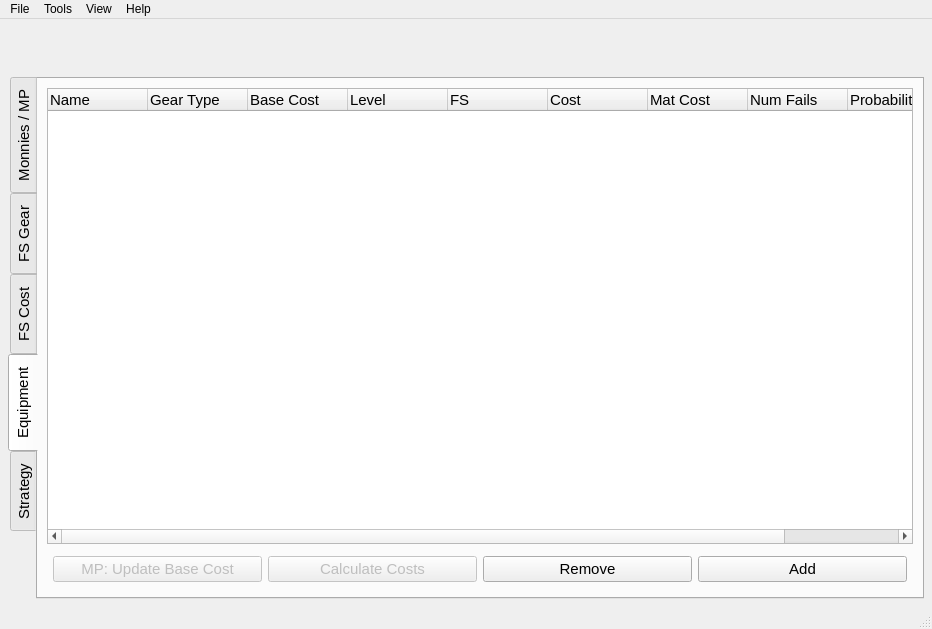
<?xml version="1.0" encoding="UTF-8"?>
<ui version="4.0">
 <class>MainWindow</class>
 <widget class="QMainWindow" name="MainWindow">
  <property name="geometry">
   <rect>
    <x>0</x>
    <y>0</y>
    <width>932</width>
    <height>629</height>
   </rect>
  </property>
  <property name="acceptDrops">
   <bool>true</bool>
  </property>
  <property name="windowTitle">
   <string>Enhancement Optimizer</string>
  </property>
  <widget class="QWidget" name="centralwidget">
   <layout class="QVBoxLayout" name="verticalLayout">
    <property name="leftMargin">
     <number>8</number>
    </property>
    <property name="topMargin">
     <number>8</number>
    </property>
    <property name="rightMargin">
     <number>8</number>
    </property>
    <property name="bottomMargin">
     <number>8</number>
    </property>
    <item>
     <widget class="QLabel" name="label">
      <property name="font">
       <font>
        <family>OCR A Extended</family>
        <pointsize>24</pointsize>
        <weight>75</weight>
        <bold>true</bold>
       </font>
      </property>
      <property name="text">
       <string/>
      </property>
      <property name="pixmap">
       <pixmap>../../../../.designer/backup/title.png</pixmap>
      </property>
      <property name="alignment">
       <set>Qt::AlignCenter</set>
      </property>
     </widget>
    </item>
    <item>
     <widget class="QTabWidget" name="tabWidget">
      <property name="font">
       <font>
        <pointsize>11</pointsize>
       </font>
      </property>
      <property name="tabPosition">
       <enum>QTabWidget::West</enum>
      </property>
      <property name="tabShape">
       <enum>QTabWidget::Rounded</enum>
      </property>
      <property name="currentIndex">
       <number>3</number>
      </property>
      <property name="iconSize">
       <size>
        <width>32</width>
        <height>32</height>
       </size>
      </property>
      <property name="elideMode">
       <enum>Qt::ElideNone</enum>
      </property>
      <widget class="QWidget" name="tab_mp">
       <attribute name="title">
        <string>Monnies / MP</string>
       </attribute>
       <layout class="QVBoxLayout" name="verticalLayout_5">
        <item>
         <widget class="QScrollArea" name="scrollArea">
          <property name="widgetResizable">
           <bool>true</bool>
          </property>
          <widget class="QWidget" name="scrollAreaWidgetContents">
           <property name="geometry">
            <rect>
             <x>0</x>
             <y>0</y>
             <width>471</width>
             <height>558</height>
            </rect>
           </property>
           <layout class="QVBoxLayout" name="verticalLayout_8">
            <item>
             <widget class="QWidget" name="widget_4" native="true">
              <property name="sizePolicy">
               <sizepolicy hsizetype="Preferred" vsizetype="Expanding">
                <horstretch>0</horstretch>
                <verstretch>0</verstretch>
               </sizepolicy>
              </property>
              <layout class="QGridLayout" name="gridLayout">
               <property name="leftMargin">
                <number>8</number>
               </property>
               <property name="topMargin">
                <number>8</number>
               </property>
               <property name="rightMargin">
                <number>8</number>
               </property>
               <property name="bottomMargin">
                <number>8</number>
               </property>
               <item row="10" column="2">
                <widget class="QDoubleSpinBox" name="spinMarketTax">
                 <property name="decimals">
                  <number>4</number>
                 </property>
                 <property name="maximum">
                  <double>1.000000000000000</double>
                 </property>
                 <property name="singleStep">
                  <double>0.100000000000000</double>
                 </property>
                 <property name="value">
                  <double>0.650000000000000</double>
                 </property>
                </widget>
               </item>
               <item row="7" column="1">
                <widget class="QLabel" name="lblCronStone">
                 <property name="text">
                  <string>Cron Stone</string>
                 </property>
                </widget>
               </item>
               <item row="6" column="1">
                <widget class="QLabel" name="lblMemoryFragment">
                 <property name="text">
                  <string>Memory Fragment</string>
                 </property>
                </widget>
               </item>
               <item row="12" column="1">
                <widget class="QCheckBox" name="chkValuePack">
                 <property name="text">
                  <string>Value Pack Active?</string>
                 </property>
                </widget>
               </item>
               <item row="7" column="0">
                <widget class="QLabel" name="lblCronStonePic">
                 <property name="minimumSize">
                  <size>
                   <width>32</width>
                   <height>32</height>
                  </size>
                 </property>
                 <property name="maximumSize">
                  <size>
                   <width>32</width>
                   <height>32</height>
                  </size>
                 </property>
                 <property name="text">
                  <string/>
                 </property>
                </widget>
               </item>
               <item row="8" column="2">
                <widget class="QSpinBox" name="spin_Cost_Cleanse">
                 <property name="showGroupSeparator" stdset="0">
                  <bool>true</bool>
                 </property>
                 <property name="maximum">
                  <number>999999999</number>
                 </property>
                </widget>
               </item>
               <item row="2" column="1">
                <widget class="QLabel" name="lblConcBlackStoneWeapon">
                 <property name="text">
                  <string>Concentrated Magical Blackstone (Weapon)</string>
                 </property>
                </widget>
               </item>
               <item row="10" column="0">
                <widget class="QLabel" name="lblMarketTaxPic">
                 <property name="minimumSize">
                  <size>
                   <width>32</width>
                   <height>32</height>
                  </size>
                 </property>
                 <property name="maximumSize">
                  <size>
                   <width>32</width>
                   <height>32</height>
                  </size>
                 </property>
                 <property name="text">
                  <string/>
                 </property>
                </widget>
               </item>
               <item row="12" column="2">
                <widget class="QDoubleSpinBox" name="spinValuePack">
                 <property name="maximum">
                  <double>1.000000000000000</double>
                 </property>
                 <property name="singleStep">
                  <double>0.010000000000000</double>
                 </property>
                 <property name="value">
                  <double>0.300000000000000</double>
                 </property>
                </widget>
               </item>
               <item row="13" column="2">
                <widget class="QDoubleSpinBox" name="spinMerchantsRing">
                 <property name="maximum">
                  <double>1.000000000000000</double>
                 </property>
                 <property name="singleStep">
                  <double>0.010000000000000</double>
                 </property>
                 <property name="value">
                  <double>0.050000000000000</double>
                 </property>
                </widget>
               </item>
               <item row="3" column="1">
                <widget class="QLabel" name="lblConcBlackStoneArmor">
                 <property name="text">
                  <string>Concentrated Magical Blackstone (Armor)</string>
                 </property>
                </widget>
               </item>
               <item row="8" column="0">
                <widget class="QLabel" name="lblGearCleansePic">
                 <property name="minimumSize">
                  <size>
                   <width>32</width>
                   <height>32</height>
                  </size>
                 </property>
                 <property name="maximumSize">
                  <size>
                   <width>32</width>
                   <height>32</height>
                  </size>
                 </property>
                 <property name="text">
                  <string/>
                 </property>
                </widget>
               </item>
               <item row="1" column="2">
                <widget class="QSpinBox" name="spin_Cost_BlackStone_Armor">
                 <property name="showGroupSeparator" stdset="0">
                  <bool>true</bool>
                 </property>
                 <property name="maximum">
                  <number>999999999</number>
                 </property>
                </widget>
               </item>
               <item row="10" column="1">
                <widget class="QLabel" name="lblMarketTax">
                 <property name="text">
                  <string>Market Tax</string>
                 </property>
                </widget>
               </item>
               <item row="12" column="0">
                <widget class="QLabel" name="chkValuePackPic">
                 <property name="minimumSize">
                  <size>
                   <width>32</width>
                   <height>32</height>
                  </size>
                 </property>
                 <property name="maximumSize">
                  <size>
                   <width>32</width>
                   <height>32</height>
                  </size>
                 </property>
                 <property name="text">
                  <string/>
                 </property>
                </widget>
               </item>
               <item row="13" column="1">
                <widget class="QCheckBox" name="chkMerchantsRing">
                 <property name="text">
                  <string>Rich Merchant's Ring?</string>
                 </property>
                </widget>
               </item>
               <item row="13" column="0">
                <widget class="QLabel" name="chkMerchantsRingPic">
                 <property name="minimumSize">
                  <size>
                   <width>32</width>
                   <height>32</height>
                  </size>
                 </property>
                 <property name="maximumSize">
                  <size>
                   <width>32</width>
                   <height>32</height>
                  </size>
                 </property>
                 <property name="text">
                  <string/>
                 </property>
                </widget>
               </item>
               <item row="0" column="2">
                <widget class="QSpinBox" name="spin_Cost_BlackStone_Weapon">
                 <property name="showGroupSeparator" stdset="0">
                  <bool>true</bool>
                 </property>
                 <property name="maximum">
                  <number>999999999</number>
                 </property>
                </widget>
               </item>
               <item row="6" column="2">
                <widget class="QSpinBox" name="spin_Cost_MemFrag">
                 <property name="showGroupSeparator" stdset="0">
                  <bool>true</bool>
                 </property>
                 <property name="maximum">
                  <number>999999999</number>
                 </property>
                </widget>
               </item>
               <item row="2" column="2">
                <widget class="QSpinBox" name="spin_Cost_Conc_Weapon">
                 <property name="showGroupSeparator" stdset="0">
                  <bool>true</bool>
                 </property>
                 <property name="maximum">
                  <number>999999999</number>
                 </property>
                </widget>
               </item>
               <item row="9" column="1">
                <widget class="QLabel" name="lblDragonScale">
                 <property name="text">
                  <string>Dragon Scale Cost</string>
                 </property>
                </widget>
               </item>
               <item row="9" column="2">
                <widget class="QSpinBox" name="spin_Cost_Dragon_Scale">
                 <property name="showGroupSeparator" stdset="0">
                  <bool>true</bool>
                 </property>
                 <property name="maximum">
                  <number>999999999</number>
                 </property>
                </widget>
               </item>
               <item row="3" column="2">
                <widget class="QSpinBox" name="spin_Cost_ConcArmor">
                 <property name="showGroupSeparator" stdset="0">
                  <bool>true</bool>
                 </property>
                 <property name="maximum">
                  <number>999999999</number>
                 </property>
                </widget>
               </item>
               <item row="1" column="0">
                <widget class="QLabel" name="lblBlackStoneArmorPic">
                 <property name="minimumSize">
                  <size>
                   <width>32</width>
                   <height>32</height>
                  </size>
                 </property>
                 <property name="maximumSize">
                  <size>
                   <width>32</width>
                   <height>32</height>
                  </size>
                 </property>
                 <property name="text">
                  <string/>
                 </property>
                </widget>
               </item>
               <item row="7" column="2">
                <widget class="QSpinBox" name="spin_Cost_Cron">
                 <property name="showGroupSeparator" stdset="0">
                  <bool>true</bool>
                 </property>
                 <property name="maximum">
                  <number>999999999</number>
                 </property>
                </widget>
               </item>
               <item row="0" column="1">
                <widget class="QLabel" name="lblBlackStoneWeapon">
                 <property name="text">
                  <string>Black Stone (Weapon)</string>
                 </property>
                </widget>
               </item>
               <item row="1" column="1">
                <widget class="QLabel" name="lblBlackStoneArmor">
                 <property name="text">
                  <string>Black Stone (Armor)</string>
                 </property>
                </widget>
               </item>
               <item row="14" column="2">
                <spacer name="verticalSpacer">
                 <property name="orientation">
                  <enum>Qt::Vertical</enum>
                 </property>
                 <property name="sizeHint" stdset="0">
                  <size>
                   <width>20</width>
                   <height>40</height>
                  </size>
                 </property>
                </spacer>
               </item>
               <item row="2" column="0">
                <widget class="QLabel" name="lblConcBlackStoneWeaponPic">
                 <property name="minimumSize">
                  <size>
                   <width>32</width>
                   <height>32</height>
                  </size>
                 </property>
                 <property name="maximumSize">
                  <size>
                   <width>32</width>
                   <height>32</height>
                  </size>
                 </property>
                 <property name="text">
                  <string/>
                 </property>
                </widget>
               </item>
               <item row="11" column="1">
                <widget class="QLabel" name="lblQuestFSInc">
                 <property name="text">
                  <string>Quest FS Increase</string>
                 </property>
                </widget>
               </item>
               <item row="11" column="2">
                <widget class="QSpinBox" name="spinQuestFSInc">
                 <property name="maximum">
                  <number>3</number>
                 </property>
                </widget>
               </item>
               <item row="11" column="0">
                <widget class="QLabel" name="lblQuestFSIncPic">
                 <property name="text">
                  <string/>
                 </property>
                </widget>
               </item>
               <item row="9" column="0">
                <widget class="QLabel" name="lblDragonScalePic">
                 <property name="minimumSize">
                  <size>
                   <width>32</width>
                   <height>32</height>
                  </size>
                 </property>
                 <property name="maximumSize">
                  <size>
                   <width>32</width>
                   <height>32</height>
                  </size>
                 </property>
                 <property name="text">
                  <string/>
                 </property>
                </widget>
               </item>
               <item row="6" column="0">
                <widget class="QLabel" name="lblMemoryFragmentPic">
                 <property name="minimumSize">
                  <size>
                   <width>32</width>
                   <height>32</height>
                  </size>
                 </property>
                 <property name="maximumSize">
                  <size>
                   <width>32</width>
                   <height>32</height>
                  </size>
                 </property>
                 <property name="text">
                  <string/>
                 </property>
                </widget>
               </item>
               <item row="0" column="0">
                <widget class="QLabel" name="lblBlackStoneWeaponPic">
                 <property name="minimumSize">
                  <size>
                   <width>32</width>
                   <height>32</height>
                  </size>
                 </property>
                 <property name="maximumSize">
                  <size>
                   <width>32</width>
                   <height>32</height>
                  </size>
                 </property>
                 <property name="text">
                  <string/>
                 </property>
                </widget>
               </item>
               <item row="8" column="1">
                <widget class="QLabel" name="lblGearCleanse">
                 <property name="text">
                  <string>Gear Cleanse Cost</string>
                 </property>
                </widget>
               </item>
               <item row="3" column="0">
                <widget class="QLabel" name="lblConcBlackStoneArmorPic">
                 <property name="minimumSize">
                  <size>
                   <width>32</width>
                   <height>32</height>
                  </size>
                 </property>
                 <property name="maximumSize">
                  <size>
                   <width>32</width>
                   <height>32</height>
                  </size>
                 </property>
                 <property name="text">
                  <string/>
                 </property>
                </widget>
               </item>
               <item row="4" column="1">
                <widget class="QLabel" name="lblHard">
                 <property name="text">
                  <string>Hard Black Crystal Shard</string>
                 </property>
                </widget>
               </item>
               <item row="5" column="1">
                <widget class="QLabel" name="lblSharp">
                 <property name="text">
                  <string>Sharp Black Crystal Shard</string>
                 </property>
                </widget>
               </item>
               <item row="5" column="0">
                <widget class="QLabel" name="lblSharpPic">
                 <property name="minimumSize">
                  <size>
                   <width>32</width>
                   <height>32</height>
                  </size>
                 </property>
                 <property name="maximumSize">
                  <size>
                   <width>32</width>
                   <height>32</height>
                  </size>
                 </property>
                 <property name="text">
                  <string/>
                 </property>
                </widget>
               </item>
               <item row="4" column="0">
                <widget class="QLabel" name="lblHardPic">
                 <property name="minimumSize">
                  <size>
                   <width>32</width>
                   <height>32</height>
                  </size>
                 </property>
                 <property name="maximumSize">
                  <size>
                   <width>32</width>
                   <height>32</height>
                  </size>
                 </property>
                 <property name="text">
                  <string/>
                 </property>
                </widget>
               </item>
               <item row="4" column="2">
                <widget class="QSpinBox" name="spinHard">
                 <property name="showGroupSeparator" stdset="0">
                  <bool>true</bool>
                 </property>
                 <property name="maximum">
                  <number>999999999</number>
                 </property>
                </widget>
               </item>
               <item row="5" column="2">
                <widget class="QSpinBox" name="spinSharp">
                 <property name="showGroupSeparator" stdset="0">
                  <bool>true</bool>
                 </property>
                 <property name="maximum">
                  <number>999999999</number>
                 </property>
                </widget>
               </item>
              </layout>
             </widget>
            </item>
           </layout>
          </widget>
         </widget>
        </item>
        <item>
         <widget class="QWidget" name="widget_5" native="true">
          <layout class="QHBoxLayout" name="horizontalLayout_4">
           <property name="leftMargin">
            <number>6</number>
           </property>
           <property name="topMargin">
            <number>6</number>
           </property>
           <property name="rightMargin">
            <number>6</number>
           </property>
           <property name="bottomMargin">
            <number>6</number>
           </property>
           <item>
            <widget class="QPushButton" name="cmdAdviceValks">
             <property name="text">
              <string>Manage Saved Failstacks</string>
             </property>
            </widget>
           </item>
           <item>
            <widget class="QPushButton" name="cmdNaderr">
             <property name="text">
              <string>Naderr's Band</string>
             </property>
            </widget>
           </item>
           <item>
            <widget class="QPushButton" name="cmdAlts">
             <property name="enabled">
              <bool>true</bool>
             </property>
             <property name="text">
              <string>Manage Alts/Toons</string>
             </property>
            </widget>
           </item>
          </layout>
         </widget>
        </item>
       </layout>
      </widget>
      <widget class="QWidget" name="tab_fs_equip">
       <attribute name="title">
        <string>FS Gear</string>
       </attribute>
       <layout class="QVBoxLayout" name="verticalLayout_2">
        <item>
         <widget class="QTableWidget" name="table_FS">
          <property name="alternatingRowColors">
           <bool>true</bool>
          </property>
          <attribute name="verticalHeaderVisible">
           <bool>false</bool>
          </attribute>
          <column>
           <property name="text">
            <string>Name</string>
           </property>
          </column>
          <column>
           <property name="text">
            <string>Gear Type</string>
           </property>
          </column>
          <column>
           <property name="text">
            <string>Base Item Cost</string>
           </property>
          </column>
          <column>
           <property name="text">
            <string>Level</string>
           </property>
          </column>
          <column>
           <property name="text">
            <string>Sale Success</string>
           </property>
          </column>
          <column>
           <property name="text">
            <string>Sale Fail</string>
           </property>
          </column>
          <column>
           <property name="text">
            <string>Procurement Cost</string>
           </property>
          </column>
         </widget>
        </item>
        <item>
         <widget class="QWidget" name="widget" native="true">
          <layout class="QHBoxLayout" name="horizontalLayout">
           <property name="leftMargin">
            <number>6</number>
           </property>
           <property name="topMargin">
            <number>6</number>
           </property>
           <property name="rightMargin">
            <number>6</number>
           </property>
           <property name="bottomMargin">
            <number>6</number>
           </property>
           <item>
            <widget class="QPushButton" name="cmdFSUpdateMP">
             <property name="enabled">
              <bool>false</bool>
             </property>
             <property name="text">
              <string>MP: Update all</string>
             </property>
            </widget>
           </item>
           <item>
            <widget class="QPushButton" name="cmdFSRemove">
             <property name="text">
              <string>Remove Item</string>
             </property>
            </widget>
           </item>
           <item>
            <widget class="QPushButton" name="cmdFSAdd">
             <property name="text">
              <string>Add Item</string>
             </property>
            </widget>
           </item>
          </layout>
         </widget>
        </item>
       </layout>
      </widget>
      <widget class="QWidget" name="tab_FS">
       <attribute name="title">
        <string>FS Cost</string>
       </attribute>
       <layout class="QVBoxLayout" name="verticalLayout_4">
        <item>
         <widget class="QTableWidget" name="table_FS_Cost">
          <property name="editTriggers">
           <set>QAbstractItemView::NoEditTriggers</set>
          </property>
          <property name="alternatingRowColors">
           <bool>true</bool>
          </property>
          <property name="selectionBehavior">
           <enum>QAbstractItemView::SelectRows</enum>
          </property>
          <attribute name="verticalHeaderVisible">
           <bool>false</bool>
          </attribute>
          <column>
           <property name="text">
            <string>FS</string>
           </property>
          </column>
          <column>
           <property name="text">
            <string>Gear</string>
           </property>
          </column>
          <column>
           <property name="text">
            <string>Cost</string>
           </property>
          </column>
          <column>
           <property name="text">
            <string>Cumulitive Cost</string>
           </property>
          </column>
          <column>
           <property name="text">
            <string>Probability</string>
           </property>
          </column>
          <column>
           <property name="text">
            <string>Cumulitive Probability</string>
           </property>
          </column>
         </widget>
        </item>
        <item>
         <widget class="QWidget" name="widget_3" native="true">
          <layout class="QHBoxLayout" name="horizontalLayout_3">
           <property name="leftMargin">
            <number>6</number>
           </property>
           <property name="topMargin">
            <number>6</number>
           </property>
           <property name="rightMargin">
            <number>6</number>
           </property>
           <property name="bottomMargin">
            <number>6</number>
           </property>
           <item>
            <widget class="QPushButton" name="cmdFSRefresh">
             <property name="text">
              <string>Refresh</string>
             </property>
            </widget>
           </item>
           <item>
            <widget class="QPushButton" name="cmdFS_Cost_Clear">
             <property name="text">
              <string>Clear Selected Edits</string>
             </property>
            </widget>
           </item>
           <item>
            <widget class="QPushButton" name="cmdFSEdit">
             <property name="text">
              <string>Change Item</string>
             </property>
            </widget>
           </item>
           <item>
            <widget class="QPushButton" name="cmdFSGraph">
             <property name="enabled">
              <bool>false</bool>
             </property>
             <property name="text">
              <string>View Graph</string>
             </property>
            </widget>
           </item>
          </layout>
         </widget>
        </item>
       </layout>
      </widget>
      <widget class="QWidget" name="tab_equip">
       <attribute name="title">
        <string>Equipment</string>
       </attribute>
       <layout class="QVBoxLayout" name="verticalLayout_3">
        <item>
         <widget class="QTreeWidget" name="table_Equip">
          <property name="editTriggers">
           <set>QAbstractItemView::NoEditTriggers</set>
          </property>
          <property name="alternatingRowColors">
           <bool>true</bool>
          </property>
          <property name="selectionMode">
           <enum>QAbstractItemView::ExtendedSelection</enum>
          </property>
          <attribute name="headerCascadingSectionResizes">
           <bool>false</bool>
          </attribute>
          <attribute name="headerStretchLastSection">
           <bool>false</bool>
          </attribute>
          <column>
           <property name="text">
            <string>Name</string>
           </property>
          </column>
          <column>
           <property name="text">
            <string>Gear Type</string>
           </property>
          </column>
          <column>
           <property name="text">
            <string>Base Cost</string>
           </property>
          </column>
          <column>
           <property name="text">
            <string>Level</string>
           </property>
          </column>
          <column>
           <property name="text">
            <string>FS</string>
           </property>
          </column>
          <column>
           <property name="text">
            <string>Cost</string>
           </property>
          </column>
          <column>
           <property name="text">
            <string>Mat Cost</string>
           </property>
          </column>
          <column>
           <property name="text">
            <string>Num Fails</string>
           </property>
          </column>
          <column>
           <property name="text">
            <string>Probability</string>
           </property>
          </column>
          <column>
           <property name="text">
            <string>Uses Memfrags</string>
           </property>
          </column>
         </widget>
        </item>
        <item>
         <widget class="QWidget" name="widget_2" native="true">
          <layout class="QHBoxLayout" name="horizontalLayout_2">
           <property name="leftMargin">
            <number>6</number>
           </property>
           <property name="topMargin">
            <number>6</number>
           </property>
           <property name="rightMargin">
            <number>6</number>
           </property>
           <property name="bottomMargin">
            <number>6</number>
           </property>
           <item>
            <widget class="QPushButton" name="cmdEnhanceMeMP">
             <property name="enabled">
              <bool>false</bool>
             </property>
             <property name="text">
              <string>MP: Update Base Cost</string>
             </property>
            </widget>
           </item>
           <item>
            <widget class="QPushButton" name="cmdEquipCost">
             <property name="enabled">
              <bool>false</bool>
             </property>
             <property name="text">
              <string>Calculate Costs</string>
             </property>
            </widget>
           </item>
           <item>
            <widget class="QPushButton" name="cmdEquipRemove">
             <property name="text">
              <string>Remove</string>
             </property>
            </widget>
           </item>
           <item>
            <widget class="QPushButton" name="cmdEquipAdd">
             <property name="text">
              <string>Add</string>
             </property>
            </widget>
           </item>
          </layout>
         </widget>
        </item>
       </layout>
      </widget>
      <widget class="QWidget" name="tab_strat">
       <attribute name="title">
        <string>Strategy</string>
       </attribute>
       <layout class="QVBoxLayout" name="verticalLayout_6">
        <item>
         <widget class="QSplitter" name="splitter">
          <property name="sizePolicy">
           <sizepolicy hsizetype="Preferred" vsizetype="Preferred">
            <horstretch>0</horstretch>
            <verstretch>0</verstretch>
           </sizepolicy>
          </property>
          <property name="orientation">
           <enum>Qt::Horizontal</enum>
          </property>
          <widget class="QTableWidget" name="table_Strat">
           <property name="sizePolicy">
            <sizepolicy hsizetype="Preferred" vsizetype="Preferred">
             <horstretch>0</horstretch>
             <verstretch>0</verstretch>
            </sizepolicy>
           </property>
           <property name="verticalScrollBarPolicy">
            <enum>Qt::ScrollBarAlwaysOn</enum>
           </property>
           <property name="horizontalScrollBarPolicy">
            <enum>Qt::ScrollBarAsNeeded</enum>
           </property>
           <property name="editTriggers">
            <set>QAbstractItemView::NoEditTriggers</set>
           </property>
           <property name="selectionMode">
            <enum>QAbstractItemView::SingleSelection</enum>
           </property>
           <property name="selectionBehavior">
            <enum>QAbstractItemView::SelectRows</enum>
           </property>
           <attribute name="verticalHeaderVisible">
            <bool>false</bool>
           </attribute>
           <column>
            <property name="text">
             <string>FS</string>
            </property>
           </column>
           <column>
            <property name="text">
             <string>Item</string>
            </property>
           </column>
           <column>
            <property name="text">
             <string>Attempt?</string>
            </property>
           </column>
          </widget>
          <widget class="QWidget" name="widget_6" native="true">
           <property name="sizePolicy">
            <sizepolicy hsizetype="Preferred" vsizetype="Preferred">
             <horstretch>1</horstretch>
             <verstretch>0</verstretch>
            </sizepolicy>
           </property>
           <layout class="QVBoxLayout" name="verticalLayout_7">
            <property name="spacing">
             <number>2</number>
            </property>
            <property name="leftMargin">
             <number>0</number>
            </property>
            <property name="topMargin">
             <number>0</number>
            </property>
            <property name="rightMargin">
             <number>0</number>
            </property>
            <property name="bottomMargin">
             <number>0</number>
            </property>
            <item>
             <widget class="QSplitter" name="splitter_2">
              <property name="sizePolicy">
               <sizepolicy hsizetype="Preferred" vsizetype="Preferred">
                <horstretch>0</horstretch>
                <verstretch>0</verstretch>
               </sizepolicy>
              </property>
              <property name="orientation">
               <enum>Qt::Vertical</enum>
              </property>
              <widget class="QTableWidget" name="table_Strat_FS">
               <property name="sizePolicy">
                <sizepolicy hsizetype="Preferred" vsizetype="Preferred">
                 <horstretch>0</horstretch>
                 <verstretch>0</verstretch>
                </sizepolicy>
               </property>
               <property name="editTriggers">
                <set>QAbstractItemView::NoEditTriggers</set>
               </property>
               <property name="alternatingRowColors">
                <bool>true</bool>
               </property>
               <column>
                <property name="text">
                 <string>Item</string>
                </property>
               </column>
               <column>
                <property name="text">
                 <string>Cost</string>
                </property>
               </column>
               <column>
                <property name="text">
                 <string>Effectiveness</string>
                </property>
               </column>
              </widget>
              <widget class="QTableWidget" name="table_Strat_Equip">
               <property name="sizePolicy">
                <sizepolicy hsizetype="Preferred" vsizetype="Preferred">
                 <horstretch>0</horstretch>
                 <verstretch>0</verstretch>
                </sizepolicy>
               </property>
               <property name="alternatingRowColors">
                <bool>true</bool>
               </property>
               <column>
                <property name="text">
                 <string>Item</string>
                </property>
               </column>
               <column>
                <property name="text">
                 <string>Cost</string>
                </property>
               </column>
               <column>
                <property name="text">
                 <string>Loss Prevention</string>
                </property>
               </column>
               <column>
                <property name="text">
                 <string>Avg Num Fails</string>
                </property>
               </column>
               <column>
                <property name="text">
                 <string>Success Confidence</string>
                </property>
               </column>
               <column>
                <property name="text">
                 <string>Differential</string>
                </property>
               </column>
              </widget>
             </widget>
            </item>
           </layout>
          </widget>
         </widget>
        </item>
        <item>
         <widget class="QWidget" name="widget_7" native="true">
          <property name="sizePolicy">
           <sizepolicy hsizetype="Preferred" vsizetype="Maximum">
            <horstretch>0</horstretch>
            <verstretch>0</verstretch>
           </sizepolicy>
          </property>
          <layout class="QHBoxLayout" name="horizontalLayout_5">
           <property name="leftMargin">
            <number>6</number>
           </property>
           <property name="topMargin">
            <number>6</number>
           </property>
           <property name="rightMargin">
            <number>6</number>
           </property>
           <property name="bottomMargin">
            <number>6</number>
           </property>
           <item>
            <widget class="QPushButton" name="cmd_Strat_Graph">
             <property name="enabled">
              <bool>false</bool>
             </property>
             <property name="text">
              <string>Graphs</string>
             </property>
            </widget>
           </item>
           <item>
            <widget class="QPushButton" name="cmdCompact">
             <property name="text">
              <string>Open Guide Overlay</string>
             </property>
            </widget>
           </item>
           <item>
            <widget class="QPushButton" name="cmdStrat_go">
             <property name="text">
              <string>Calculate</string>
             </property>
            </widget>
           </item>
          </layout>
         </widget>
        </item>
       </layout>
      </widget>
     </widget>
    </item>
   </layout>
  </widget>
  <widget class="QMenuBar" name="menubar">
   <property name="geometry">
    <rect>
     <x>0</x>
     <y>0</y>
     <width>932</width>
     <height>21</height>
    </rect>
   </property>
   <widget class="QMenu" name="menuFile">
    <property name="title">
     <string>File</string>
    </property>
    <addaction name="actionSave_Info"/>
    <addaction name="actionLoad_Info"/>
    <addaction name="separator"/>
    <addaction name="actionExport_CSV"/>
    <addaction name="actionExport_Excel"/>
    <addaction name="separator"/>
    <addaction name="actionExit"/>
   </widget>
   <widget class="QMenu" name="menuView">
    <property name="title">
     <string>View</string>
    </property>
    <addaction name="actionFail_Stack_Graph"/>
    <addaction name="actionCost_Graph"/>
    <addaction name="actionEfficiency_Graph"/>
    <addaction name="separator"/>
    <addaction name="actionWindow_Always_on_Top"/>
   </widget>
   <widget class="QMenu" name="menuHelp">
    <property name="title">
     <string>Help</string>
    </property>
    <addaction name="actionAbout"/>
    <addaction name="actionGitHub_README"/>
    <addaction name="actionDownload_Latest"/>
   </widget>
   <widget class="QMenu" name="menuTools">
    <property name="title">
     <string>Tools</string>
    </property>
    <addaction name="actionMarket_Tax_Calc"/>
    <addaction name="actionEnhancing_Profit"/>
    <addaction name="actionSign_in_to_MP"/>
   </widget>
   <addaction name="menuFile"/>
   <addaction name="menuTools"/>
   <addaction name="menuView"/>
   <addaction name="menuHelp"/>
  </widget>
  <widget class="QStatusBar" name="statusbar"/>
  <action name="actionExport_XLSX">
   <property name="enabled">
    <bool>false</bool>
   </property>
   <property name="text">
    <string>Export XLSX</string>
   </property>
  </action>
  <action name="actionSave_Info">
   <property name="text">
    <string>Save Info</string>
   </property>
  </action>
  <action name="actionLoad_Info">
   <property name="text">
    <string>Load Info</string>
   </property>
  </action>
  <action name="actionExit">
   <property name="text">
    <string>Exit</string>
   </property>
  </action>
  <action name="actionFail_Stack_Graph">
   <property name="enabled">
    <bool>false</bool>
   </property>
   <property name="text">
    <string>Fail Stack Graph</string>
   </property>
  </action>
  <action name="actionCost_Graph">
   <property name="enabled">
    <bool>false</bool>
   </property>
   <property name="text">
    <string>Cost Graph</string>
   </property>
  </action>
  <action name="actionEfficiency_Graph">
   <property name="enabled">
    <bool>false</bool>
   </property>
   <property name="text">
    <string>Efficiency Graph</string>
   </property>
  </action>
  <action name="actionAbout">
   <property name="text">
    <string>About</string>
   </property>
  </action>
  <action name="actionGitHub_README">
   <property name="text">
    <string>GitHub - README</string>
   </property>
  </action>
  <action name="actionWindow_Always_on_Top">
   <property name="checkable">
    <bool>true</bool>
   </property>
   <property name="text">
    <string>Window Always on Top</string>
   </property>
  </action>
  <action name="actionExport_CSV">
   <property name="text">
    <string>Export CSV</string>
   </property>
  </action>
  <action name="actionExport_Excel">
   <property name="enabled">
    <bool>false</bool>
   </property>
   <property name="text">
    <string>Export Excel</string>
   </property>
  </action>
  <action name="actionMarket_Tax_Calc">
   <property name="text">
    <string>Market Tax Calc</string>
   </property>
  </action>
  <action name="actionEnhancing_Profit">
   <property name="enabled">
    <bool>false</bool>
   </property>
   <property name="text">
    <string>Enhancing Profit</string>
   </property>
  </action>
  <action name="actionSign_in_to_MP">
   <property name="text">
    <string>Sign in to MP</string>
   </property>
  </action>
  <action name="actionDownload_Latest">
   <property name="text">
    <string>Download Updates</string>
   </property>
  </action>
 </widget>
 <resources/>
 <connections/>
</ui>
